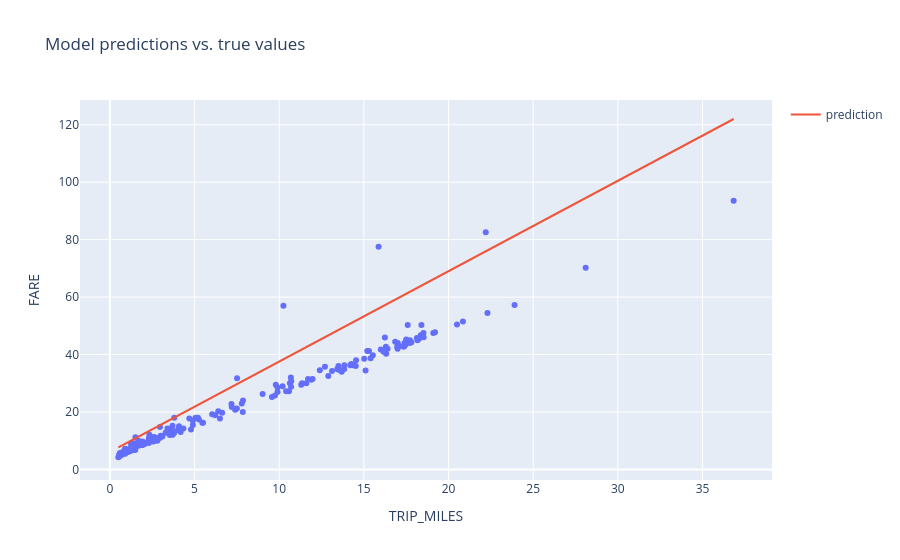

Notebook code for this chart:
### Markdown cell above
## Experiment with hyperparameters

It is common with machine learning to run multiple experiments to find the best set of hyperparmeters to train your model. In this step, try varying the hyperparameters one by one with this set of experiments:


* *Experiment 1:* **Increase** the learning rate to **``1.0``** (batch size at ``50``).
* *Experiment 2:* **Decrease** the learning rate to **``0.0001``** (batch size at ``50``).
* *Experiment 3:* **Increase** the batch size to **``500``** (learning rate at ``0.001``).

**Instructions**
1. Update the hyperparameter values in the **Experiment 2** code cell according to the experiment.
2. Run the **Experiment 2** code cell.
3. After the training run, examine the output and note any differences you see in the loss curve or model output.
4. Repeat steps 1 - 3 for each hyperparameter experiment.
5. **Check your understanding** by answering these questions:
  * How did raising the learning rate impact your ability to train the model?
  * How did lowering the learning rate impact your ability to train the model?
  * Did changing the batch size effect your training results?

### Code cell
#@title Code - Experiment 2

# The following variables are the hyperparameters.
# TODO - Adjust these hyperparameters to see how they impact a training run.
settings_2 = ml_edu.experiment.ExperimentSettings(
    learning_rate = 1.0,
    number_epochs = 20,
    batch_size = 50,
    input_features = ['TRIP_MILES']
)

metrics = [keras.metrics.RootMeanSquaredError(name='rmse')]

model_2 = create_model(settings_2, metrics)

experiment_2 = train_model('one_feature_hyper', model_2, training_df, 'FARE', settings_2)

ml_edu.results.plot_experiment_metrics(experiment_2, ['rmse'])
ml_edu.results.plot_model_predictions(experiment_2, training_df, 'FARE')

### Figure 1 — Plotly figure (JSON) as saved in the notebook; plotly's stock layout.template omitted (floating-point values rounded to 4 significant figures; data arrays with more than 128 entries replaced by an {"elided": "..."} marker saying what was removed)
{"data": [{"hovertemplate": "TRIP_MILES=%{x}<br>FARE=%{y}<extra></extra>", "legendgroup": "", "marker": {"color": "#636efa", "symbol": "circle"}, "mode": "markers", "name": "", "orientation": "v", "showlegend": false, "type": "scatter", "x": {"elided": "200 float values"}, "xaxis": "x", "y": {"elided": "200 float values"}, "yaxis": "y"}, {"mode": "lines", "name": "prediction", "type": "scatter", "x": {"elided": "200 float values"}, "y": {"elided": "200 float values"}}], "layout": {"legend": {"tracegroupgap": 0}, "title": {"text": "Model predictions vs. true values"}, "xaxis": {"anchor": "y", "domain": [0, 1], "title": {"text": "TRIP_MILES"}}, "yaxis": {"anchor": "x", "domain": [0, 1], "title": {"text": "FARE"}}}}
